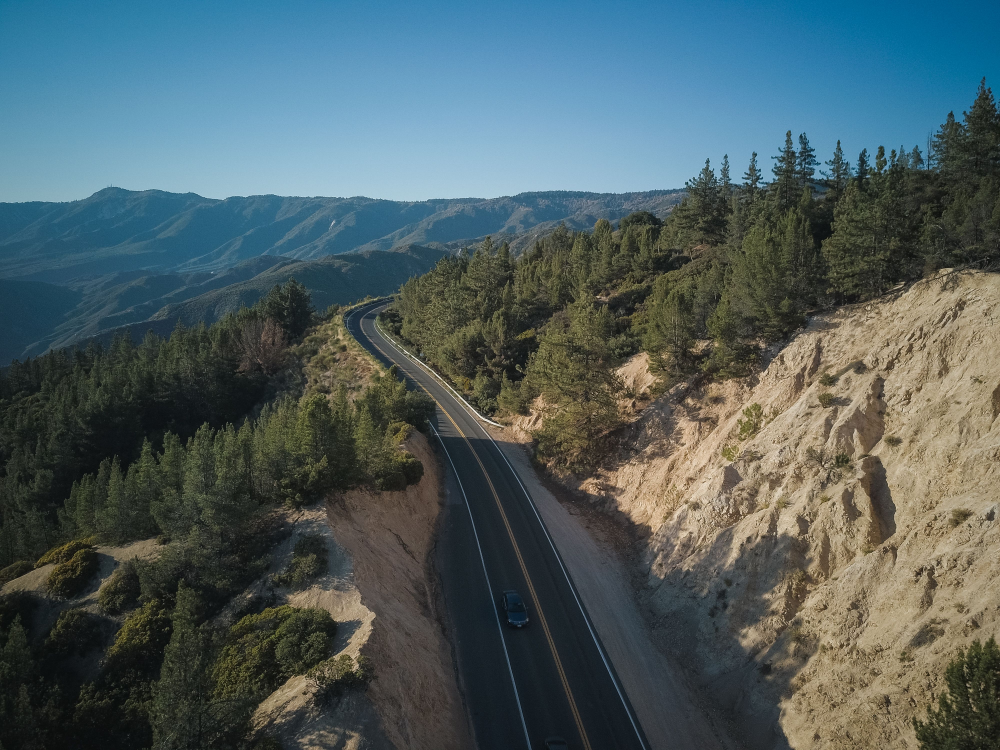
#> input picture original_images/img_1.jpg, 4000 x 3000 px (shown at 1/4 size); its folder holds only this picture in this run
$ python create_dataset.py
#> lines starting #> are read from the running program, lines starting #| are printed output that depends on the picture
import cv2
import os
import glob

# Folders
input_folder = "original_images"
output_folder = "dataset"

# Create output folders
for angle in [0, 90, 180, 270]:
    os.makedirs(os.path.join(output_folder, str(angle)), exist_ok=True)

# Get all images
image_files = glob.glob(os.path.join(input_folder, "*"))

count = 0

for file in image_files:

    image = cv2.imread(file)
#> image is the input picture: shape (3000, 4000, 3); mean B, G, R 96.6, 94.4, 78

    if image is None:
        continue

    filename = os.path.basename(file)

    # 0 degree
    cv2.imwrite(
        os.path.join(output_folder, "0", filename),
        image
    )

    # 90 degree clockwise
    rotated_90 = cv2.rotate(
        image,
        cv2.ROTATE_90_CLOCKWISE
    )
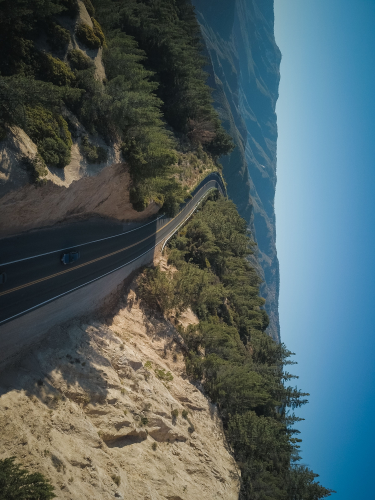
#> rotated_90: shape (4000, 3000, 3) (shown at 1/8 size); mean B, G, R 96.6, 94.4, 78

    cv2.imwrite(
        os.path.join(output_folder, "90", filename),
        rotated_90
    )

    # 180 degree
    rotated_180 = cv2.rotate(
        image,
        cv2.ROTATE_180
    )
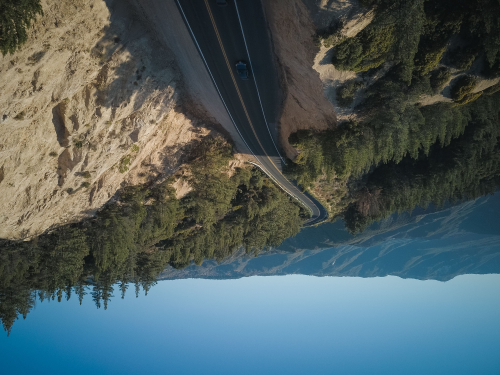
#> rotated_180: shape (3000, 4000, 3) (shown at 1/8 size); mean B, G, R 96.6, 94.4, 78

    cv2.imwrite(
        os.path.join(output_folder, "180", filename),
        rotated_180
    )

    # 270 degree clockwise
    rotated_270 = cv2.rotate(
        image,
        cv2.ROTATE_90_COUNTERCLOCKWISE
    )
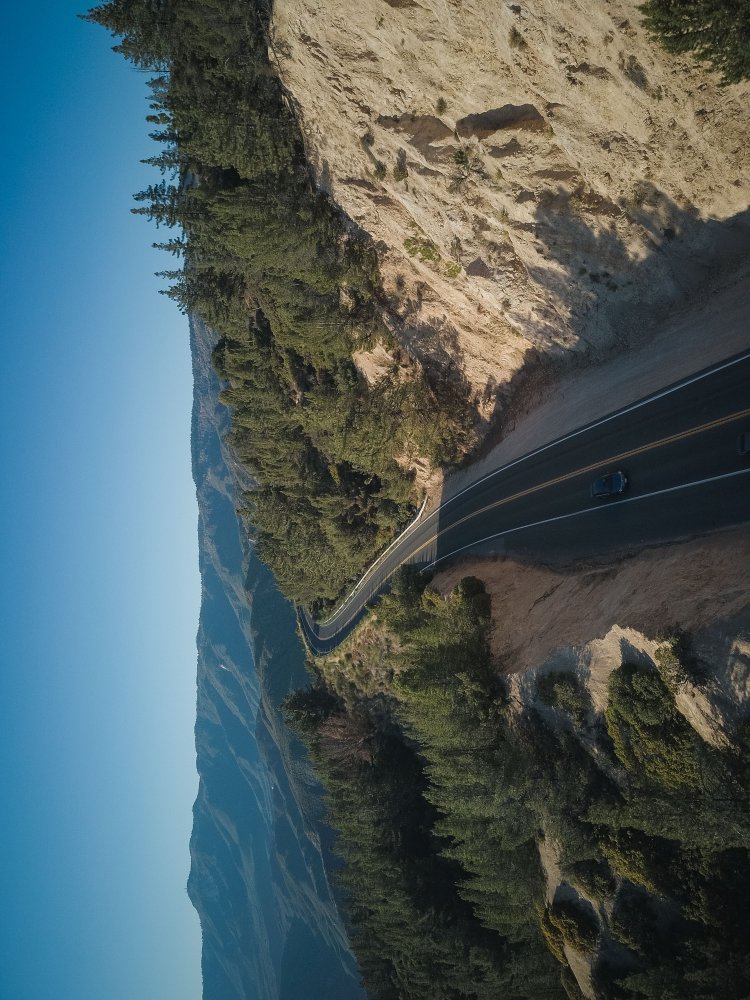
#> rotated_270: shape (4000, 3000, 3) (shown at 1/4 size); mean B, G, R 96.6, 94.4, 78

    cv2.imwrite(
        os.path.join(output_folder, "270", filename),
        rotated_270
    )

    count += 1

print("Images processed:", count)
print("Dataset created successfully!")
print("Total images created:", count * 4)

$ run again, on original_images/img_13.jpg
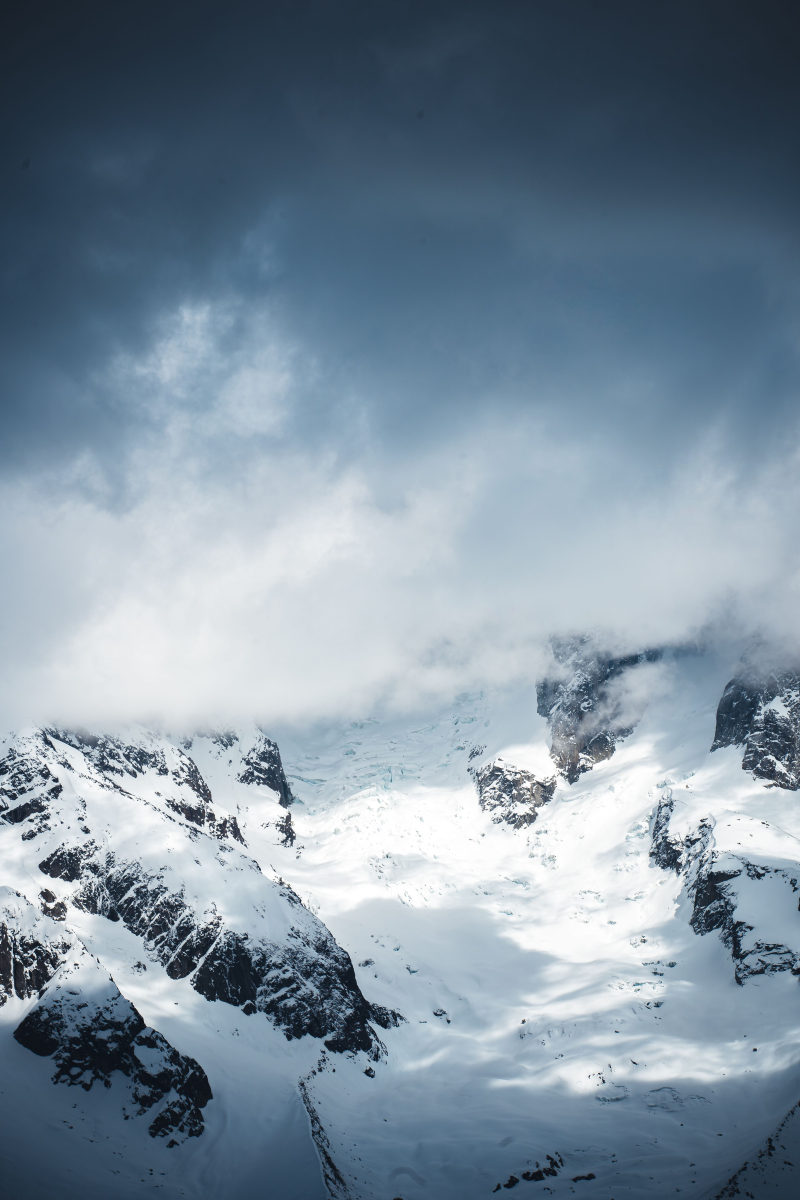
#> input picture original_images/img_13.jpg, 4000 x 6000 px (shown at 1/5 size)
#> image is the input picture: shape (6000, 4000, 3); mean B, G, R 157.4, 142.7, 125.1
#> `rotated_180 = cv2.rotate( image, cv2.ROTATE_180 )`:
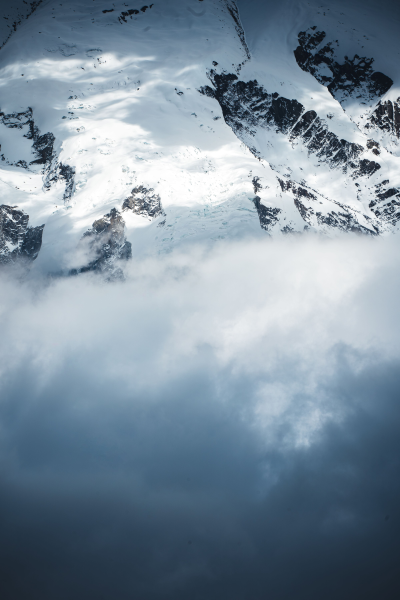
#> rotated_180: shape (6000, 4000, 3) (shown at 1/10 size); mean B, G, R 157.4, 142.7, 125.1
#> `rotated_270 = cv2.rotate( image, cv2.ROTATE_90_COUNTERCLOCKWISE )`:
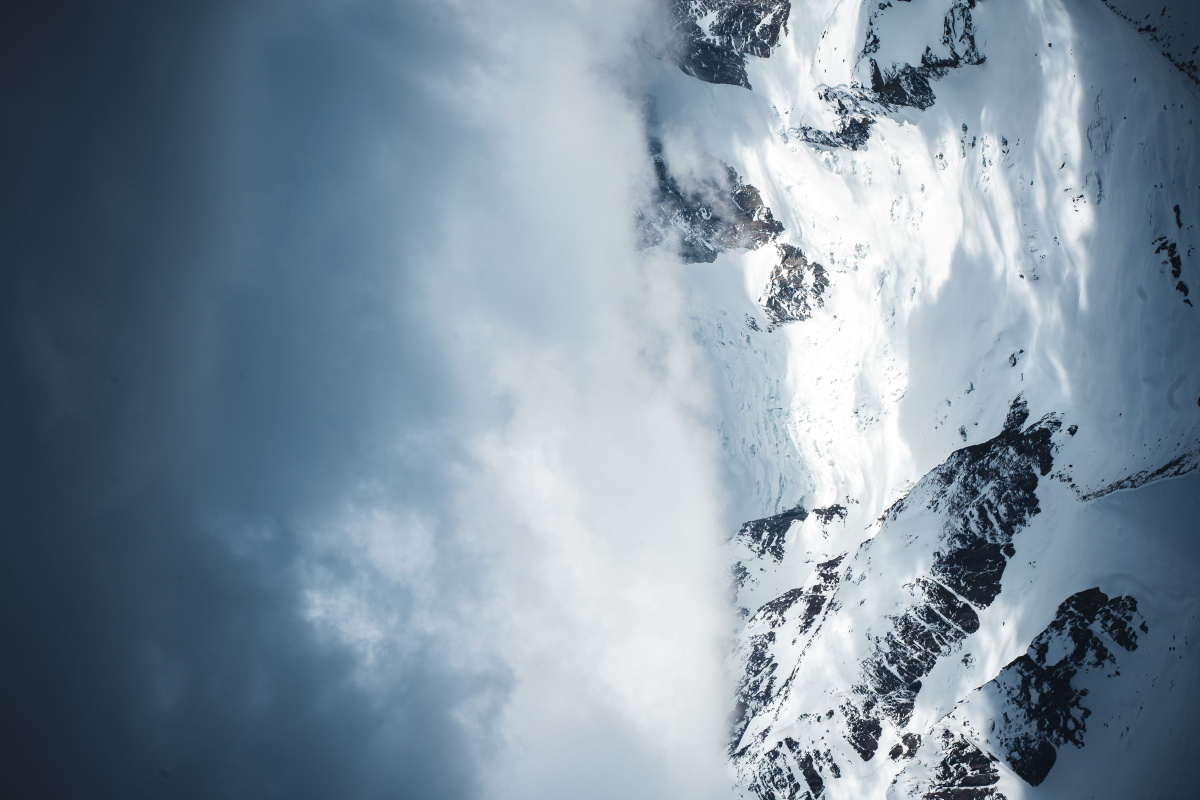
#> rotated_270: shape (4000, 6000, 3) (shown at 1/5 size); mean B, G, R 157.4, 142.7, 125.1

$ run again, on original_images/img_14.jpg
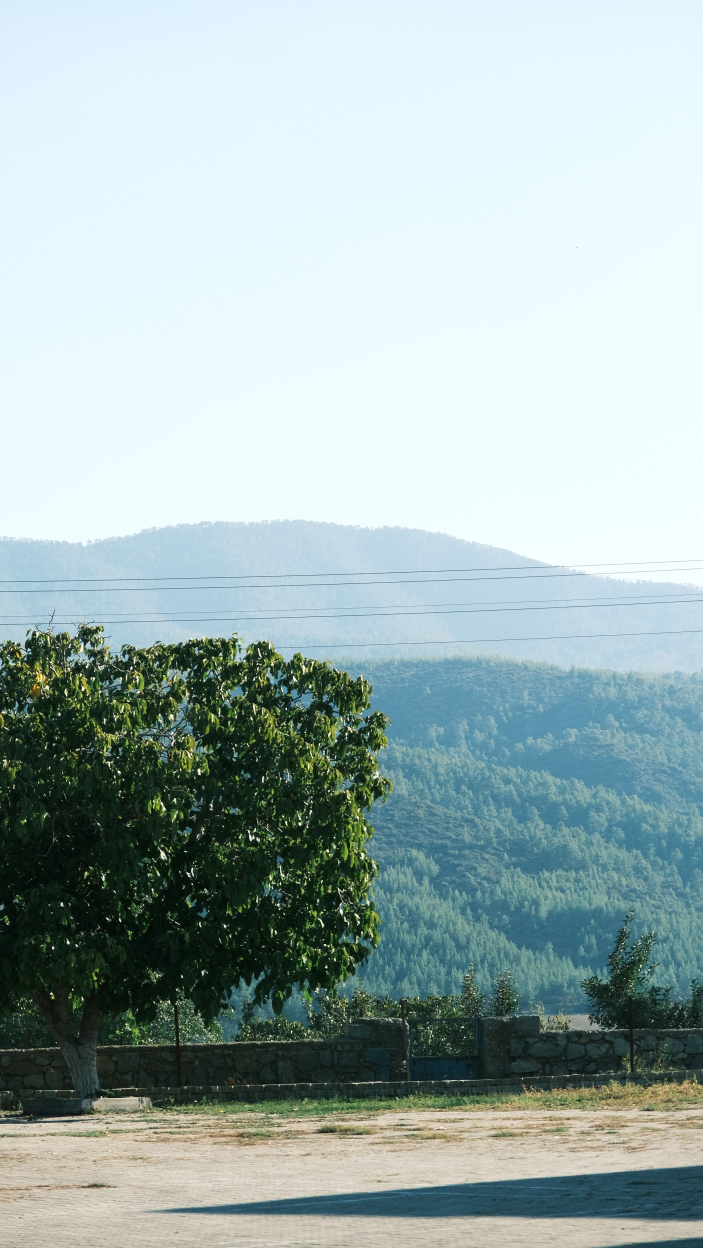
#> input picture original_images/img_14.jpg, 3512 x 6240 px (shown at 1/5 size)
#> image is the input picture: shape (6240, 3512, 3); mean B, G, R 177.4, 178.2, 159.1
#> `rotated_180 = cv2.rotate( image, cv2.ROTATE_180 )`:
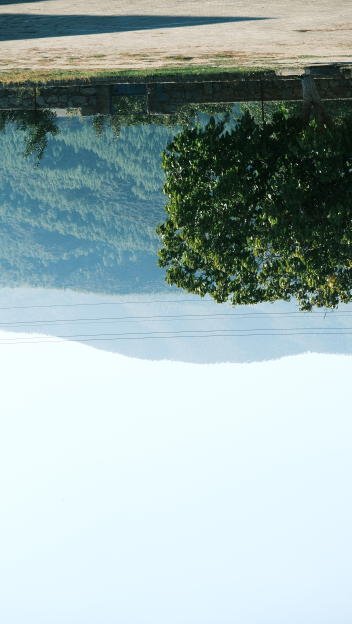
#> rotated_180: shape (6240, 3512, 3) (shown at 1/10 size); mean B, G, R 177.4, 178.2, 159.1
#> `rotated_270 = cv2.rotate( image, cv2.ROTATE_90_COUNTERCLOCKWISE )`:
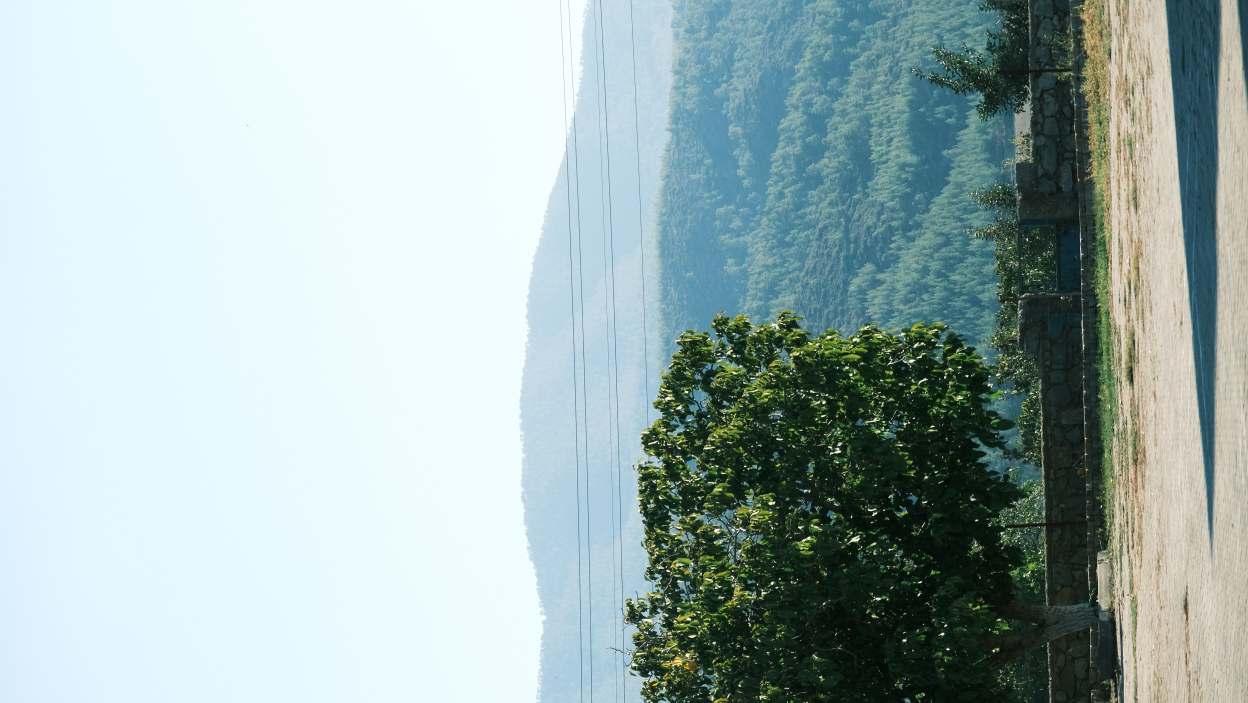
#> rotated_270: shape (3512, 6240, 3) (shown at 1/5 size); mean B, G, R 177.4, 178.2, 159.1
